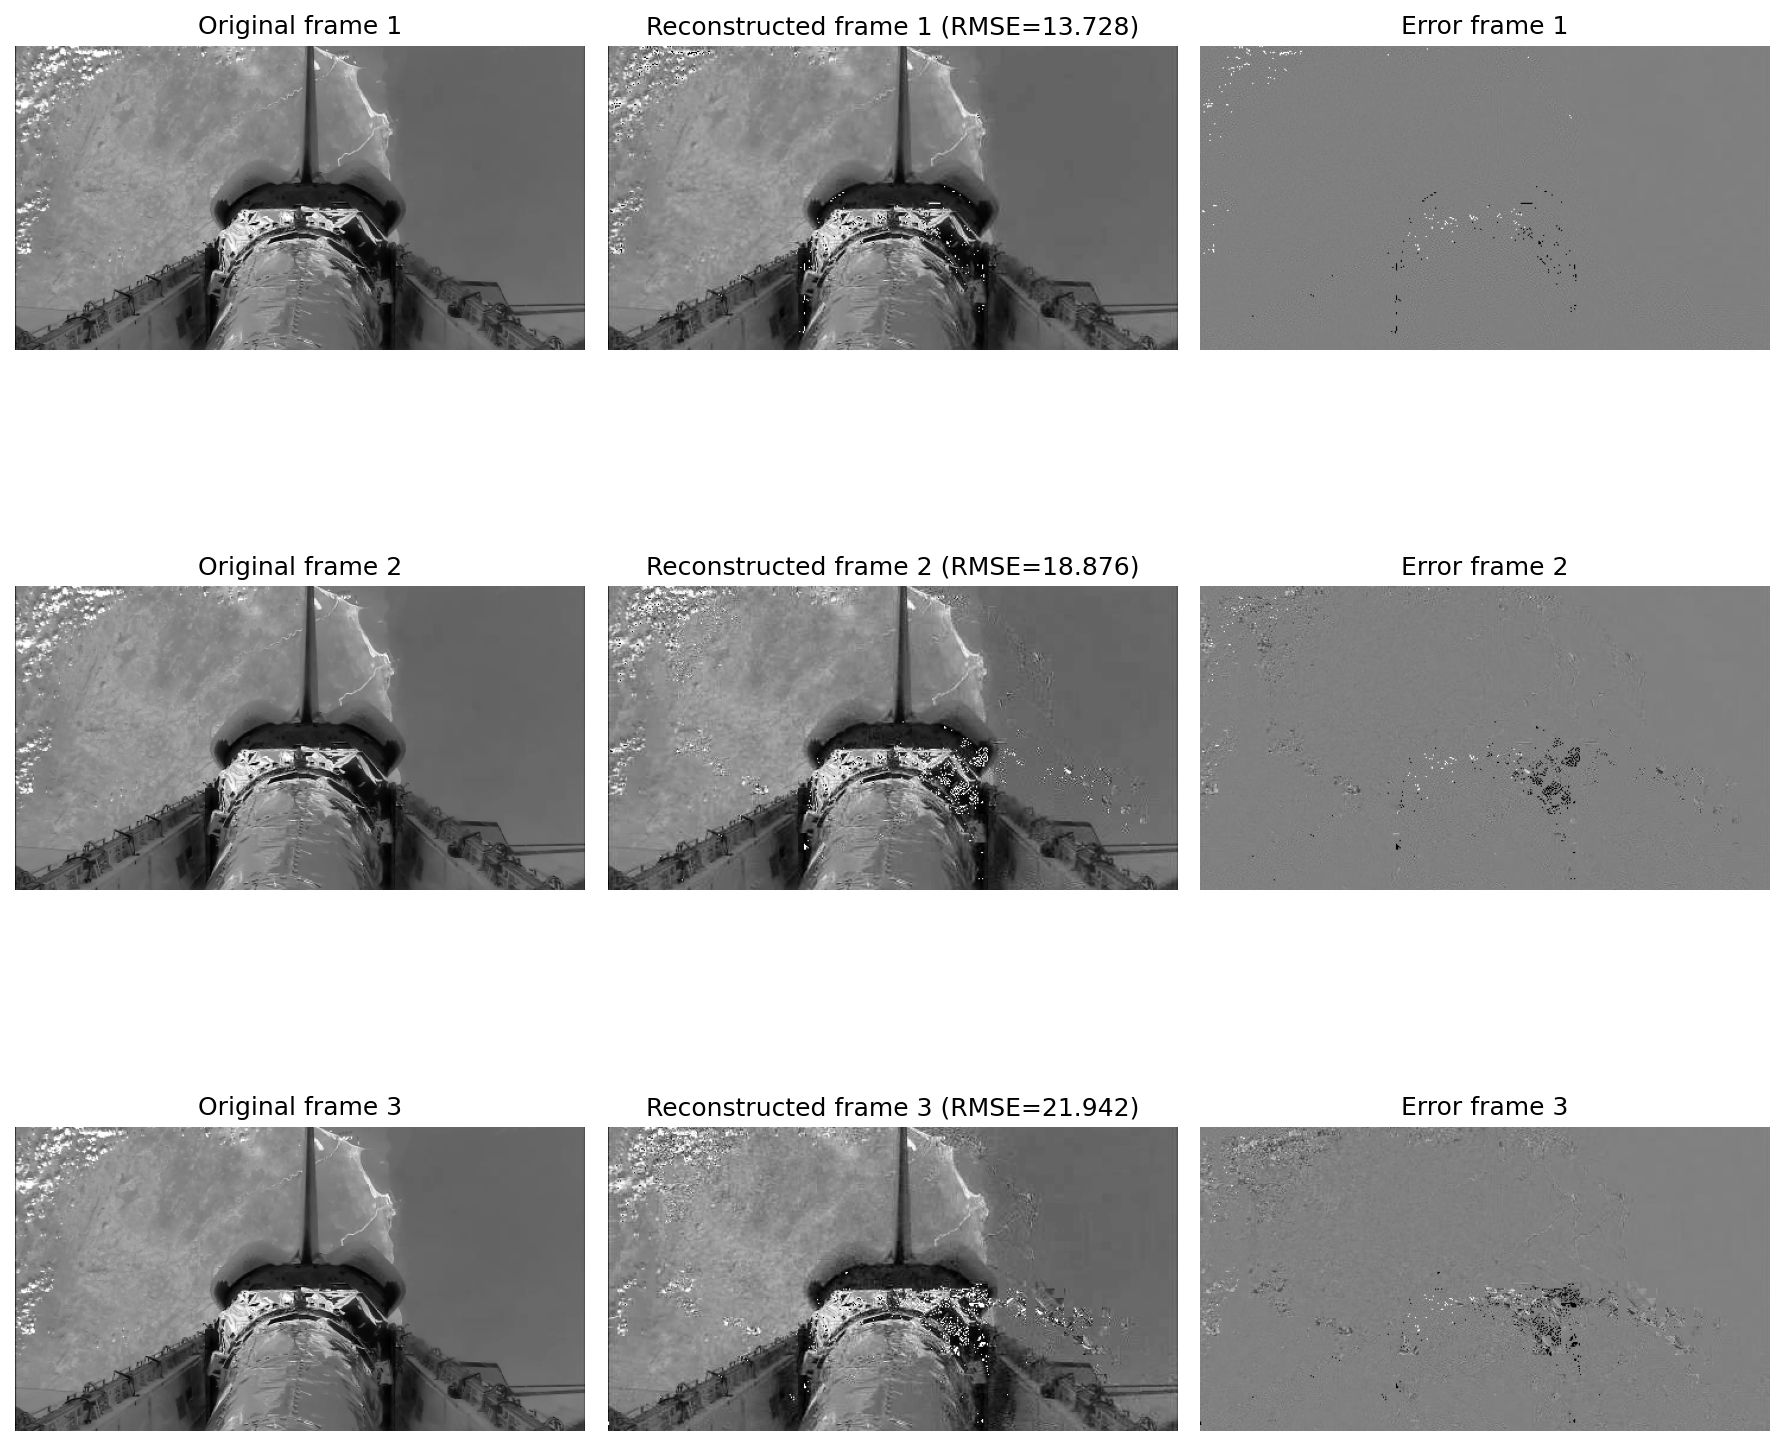

Python code for this plot:
import numpy as np
import matplotlib.pyplot as plt
from skimage.io import imread

from libDIPUM.compare import compare
from libDIPUM.cv2tifs import cv2tifs
from libDIPUM.imratio import imratio
from libDIPUM.tifs2cv import tifs2cv
from libDIPUM.data_path import dip_data


# %% FigureTifs2cv

# %% Parameters (edit these)
input_tif = dip_data('shuttle.tif')
output_tif = dip_data('shuttlereconstructed_sequence.tif')
m = 8
d = [16, 8]
q = 1  # q=0 lossless residual coding, q>0 lossy JPEG residual coding


# %% Helpers

def load_frames(path):
    arr = np.asarray(imread(path))
    if arr.ndim == 2:
        return [arr]
    if arr.ndim == 3:
        if arr.shape[-1] in (3, 4) and arr.shape[0] != arr.shape[1]:
            raise ValueError('Expected a grayscale TIFF sequence, got color data.')
        return [arr[i, :, :] for i in range(arr.shape[0])]
    raise ValueError('Unsupported TIFF dimensions.')


# %% Data
original = load_frames(input_tif)


# %% Process
y = tifs2cv(input_tif, m, d, q)
compression_ratio = imratio(input_tif, y)
reconstructed = cv2tifs(y, output_tif)

if len(original) != len(reconstructed):
    raise RuntimeError('Frame count mismatch between original and reconstructed.')

rmse = []
for i in range(len(original)):
    rmse.append(compare(original[i].astype(float), reconstructed[i].astype(float), 0))

print(f'Input file: {input_tif}')
print(f'Output file: {output_tif}')
print(f'Frames: {len(original)}')
print(f'm={m}, d={d}, q={q}')
print(f'Compression ratio: {compression_ratio:.4f}')
print(f'Mean RMSE: {np.mean(rmse):.4f}')
print(f'Max RMSE: {np.max(rmse):.4f}')


# %% Display
show_n = min(3, len(original))
fig = plt.figure(1, figsize=(12, 4 * show_n))
for i in range(show_n):
    plt.subplot(show_n, 3, 1 + 3 * i)
    plt.imshow(original[i], cmap='gray')
    plt.title(f'Original frame {i + 1}')
    plt.axis('off')

    plt.subplot(show_n, 3, 2 + 3 * i)
    plt.imshow(reconstructed[i], cmap='gray')
    plt.title(f'Reconstructed frame {i + 1} (RMSE={rmse[i]:.3f})')
    plt.axis('off')

    plt.subplot(show_n, 3, 3 + 3 * i)
    err = original[i].astype(float) - reconstructed[i].astype(float)
    plt.imshow(err, cmap='gray')
    plt.title(f'Error frame {i + 1}')
    plt.axis('off')

plt.tight_layout()
fig.savefig('FigureTifs2cv.png', dpi=150, bbox_inches='tight')
plt.show()
